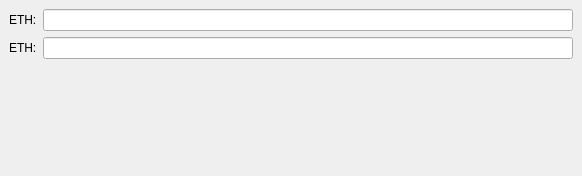
<?xml version="1.0" encoding="UTF-8"?>
<ui version="4.0">
 <class>MainWindow</class>
 <widget class="QMainWindow" name="MainWindow">
  <property name="geometry">
   <rect>
    <x>0</x>
    <y>0</y>
    <width>582</width>
    <height>176</height>
   </rect>
  </property>
  <property name="windowTitle">
   <string>ezil</string>
  </property>
  <widget class="QWidget" name="centralWidget">
   <layout class="QGridLayout" name="gridLayout">
    <item row="0" column="0">
     <widget class="QLabel" name="label">
      <property name="text">
       <string>ETH:</string>
      </property>
     </widget>
    </item>
    <item row="0" column="1">
     <widget class="QLineEdit" name="lineEdit"/>
    </item>
    <item row="1" column="0">
     <widget class="QLabel" name="label_2">
      <property name="text">
       <string>ETH:</string>
      </property>
     </widget>
    </item>
    <item row="1" column="1">
     <widget class="QLineEdit" name="lineEdit_2">
      <property name="text">
       <string/>
      </property>
     </widget>
    </item>
    <item row="2" column="0" colspan="2">
     <widget class="QLabel" name="label_3">
      <property name="text">
       <string/>
      </property>
     </widget>
    </item>
   </layout>
  </widget>
 </widget>
 <resources/>
 <connections/>
</ui>
